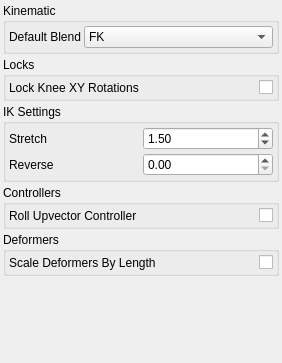
<?xml version="1.0" encoding="UTF-8"?>
<ui version="4.0">
 <class>Form</class>
 <widget class="QWidget" name="Form">
  <property name="geometry">
   <rect>
    <x>0</x>
    <y>0</y>
    <width>282</width>
    <height>363</height>
   </rect>
  </property>
  <property name="windowTitle">
   <string>Form</string>
  </property>
  <layout class="QVBoxLayout" name="verticalLayout">
   <property name="spacing">
    <number>3</number>
   </property>
   <property name="margin">
    <number>3</number>
   </property>
   <item>
    <widget class="QGroupBox" name="groupBox">
     <property name="title">
      <string>Kinematic</string>
     </property>
     <layout class="QGridLayout" name="gridLayout">
      <property name="margin">
       <number>3</number>
      </property>
      <property name="spacing">
       <number>3</number>
      </property>
      <item row="0" column="0">
       <widget class="QLabel" name="label_2">
        <property name="sizePolicy">
         <sizepolicy hsizetype="Fixed" vsizetype="Preferred">
          <horstretch>0</horstretch>
          <verstretch>0</verstretch>
         </sizepolicy>
        </property>
        <property name="text">
         <string>Default Blend</string>
        </property>
       </widget>
      </item>
      <item row="0" column="1">
       <widget class="QComboBox" name="uiBlend">
        <item>
         <property name="text">
          <string>FK</string>
         </property>
        </item>
        <item>
         <property name="text">
          <string>IK</string>
         </property>
        </item>
       </widget>
      </item>
     </layout>
    </widget>
   </item>
   <item>
    <widget class="QGroupBox" name="groupBox_2">
     <property name="title">
      <string>Locks</string>
     </property>
     <layout class="QGridLayout" name="gridLayout_2">
      <property name="margin">
       <number>3</number>
      </property>
      <property name="spacing">
       <number>3</number>
      </property>
      <item row="0" column="0">
       <widget class="QLabel" name="label">
        <property name="text">
         <string>Lock Knee XY Rotations</string>
        </property>
       </widget>
      </item>
      <item row="0" column="1">
       <widget class="QCheckBox" name="uiLockKneeRotation">
        <property name="layoutDirection">
         <enum>Qt::RightToLeft</enum>
        </property>
        <property name="text">
         <string/>
        </property>
       </widget>
      </item>
     </layout>
    </widget>
   </item>
   <item>
    <widget class="QGroupBox" name="groupBox_5">
     <property name="title">
      <string>IK Settings</string>
     </property>
     <layout class="QGridLayout" name="gridLayout_3">
      <property name="margin">
       <number>3</number>
      </property>
      <property name="spacing">
       <number>3</number>
      </property>
      <item row="0" column="1">
       <widget class="QDoubleSpinBox" name="uiStretchDefault">
        <property name="minimum">
         <double>1.000000000000000</double>
        </property>
        <property name="singleStep">
         <double>0.100000000000000</double>
        </property>
        <property name="value">
         <double>1.500000000000000</double>
        </property>
       </widget>
      </item>
      <item row="0" column="0">
       <widget class="QLabel" name="label_5">
        <property name="text">
         <string>Stretch</string>
        </property>
       </widget>
      </item>
      <item row="1" column="1">
       <widget class="QDoubleSpinBox" name="uiReverseDefault">
        <property name="maximum">
         <double>1.000000000000000</double>
        </property>
        <property name="singleStep">
         <double>0.100000000000000</double>
        </property>
       </widget>
      </item>
      <item row="1" column="0">
       <widget class="QLabel" name="label_6">
        <property name="text">
         <string>Reverse</string>
        </property>
       </widget>
      </item>
     </layout>
    </widget>
   </item>
   <item>
    <widget class="QGroupBox" name="groupBox_3">
     <property name="title">
      <string>Controllers</string>
     </property>
     <layout class="QHBoxLayout" name="horizontalLayout">
      <property name="spacing">
       <number>3</number>
      </property>
      <property name="margin">
       <number>3</number>
      </property>
      <item>
       <widget class="QLabel" name="label_3">
        <property name="text">
         <string>Roll Upvector Controller</string>
        </property>
       </widget>
      </item>
      <item>
       <widget class="QCheckBox" name="uiRollUpVController">
        <property name="layoutDirection">
         <enum>Qt::RightToLeft</enum>
        </property>
        <property name="text">
         <string/>
        </property>
       </widget>
      </item>
     </layout>
    </widget>
   </item>
   <item>
    <widget class="QGroupBox" name="groupBox_4">
     <property name="title">
      <string>Deformers</string>
     </property>
     <layout class="QHBoxLayout" name="horizontalLayout_2">
      <property name="spacing">
       <number>3</number>
      </property>
      <property name="margin">
       <number>3</number>
      </property>
      <item>
       <widget class="QLabel" name="label_4">
        <property name="text">
         <string>Scale Deformers By Length</string>
        </property>
       </widget>
      </item>
      <item>
       <widget class="QCheckBox" name="uiScaleDeformers">
        <property name="layoutDirection">
         <enum>Qt::RightToLeft</enum>
        </property>
        <property name="text">
         <string/>
        </property>
       </widget>
      </item>
     </layout>
    </widget>
   </item>
   <item>
    <spacer name="verticalSpacer">
     <property name="orientation">
      <enum>Qt::Vertical</enum>
     </property>
     <property name="sizeHint" stdset="0">
      <size>
       <width>20</width>
       <height>310</height>
      </size>
     </property>
    </spacer>
   </item>
  </layout>
 </widget>
 <resources/>
 <connections/>
</ui>
